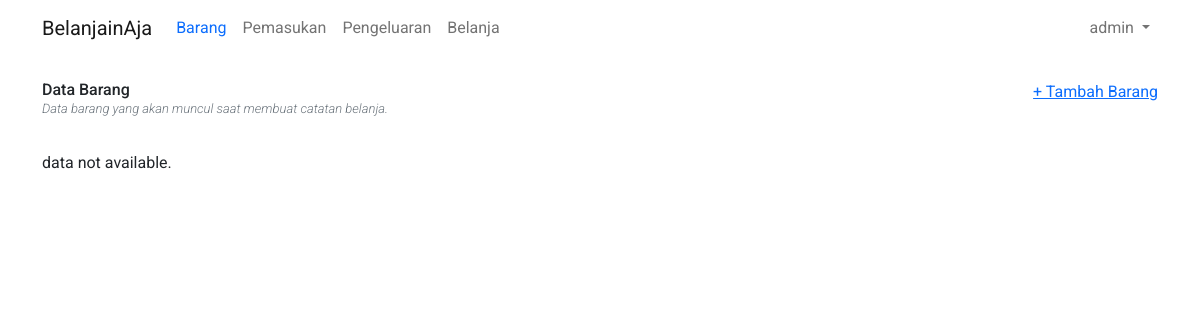
Page /belanjainaja/item/ (signed in) on the earlier database version.
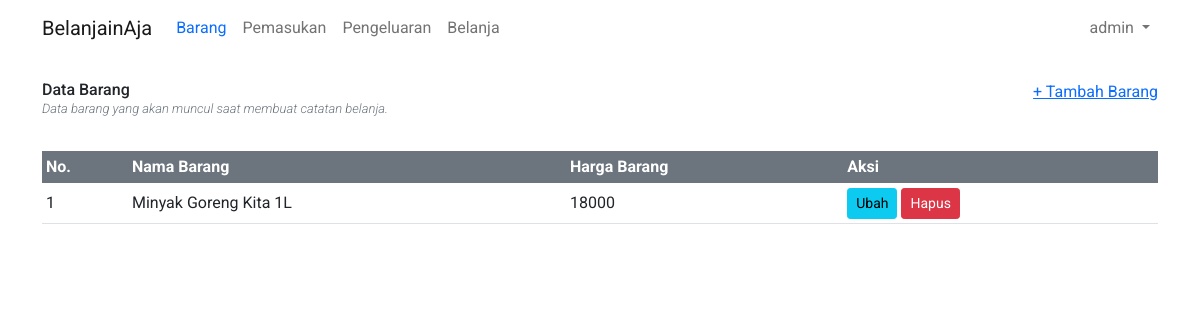
Same page on the later database version.
### belanjainaja/models.py (models this page shows)
class Item(models.Model):
    name = models.CharField(max_length=50, unique=True)
    price = models.IntegerField()

### belanjainaja/views/item/__init__.py (the view)
# urls.py: path("", views.index, name="index"),
@login_required
def index(request):
    latest_item_list = Item.objects.all()
    context = {
        "latest_item_list": latest_item_list
    }
    return render(request, "belanjainaja/item/index.html", context=context)

### belanjainaja/templates/belanjainaja/item/index.html (shortened to what this page needs)
{% extends "belanjainaja/base.html" %}
{% block content %}
<div class="d-flex justify-content-between mb-3">
  <div>
    <h6 class="mb-0">Data Barang</h6>
    <p class="text-secondary mt-0 fst-italic fw-light" style="font-size: 13px;">Data barang yang akan muncul saat
      membuat catatan belanja.</p>
  </div>
  <a href="{% url 'belanja:item.create' %}">+ Tambah Barang</a>
</div>
{% if not latest_item_list %}
<p>data not available.</p>
{% else %}
<div class="table-responsive">
  <table class="table table-sm align-middle">
    <thead class="bg-secondary text-white">
      <tr>
        <th>No.</th>
        <th>Nama Barang</th>
        <th>Harga Barang</th>
        <th>Aksi</th>
      </tr>
    </thead>
    <tbody class="table-group-divider">
      {% for item in latest_item_list %}
      <tr>
        <td scope="row">{{forloop.counter}}</td>
        <td>{{item.name}}</td>
        <td>{{item.price}}</td>
        <td class="d-flex justify-center align-items-center">
          <a href="{% url 'belanja:item.update' item.id %}" class="btn btn-sm btn-info me-1">Ubah</a>
          <form action="{% url 'belanja:item.delete' item.id %}" method="POST" class="mb-0">
            <button type="submit" class="btn btn-sm btn-danger">Hapus</button>
          </form>
        </td>
      </tr>
      {% endfor %}
    </tbody>
  </table>
</div>
{% endif %}
{% endblock %}

Differences in the rows shown:
added Item: name "Minyak Goreng Kita 1L", price "18000"
Other differences:
text no longer shown: "data not available."
text now shown: "No. Nama Barang Harga Barang Aksi"
